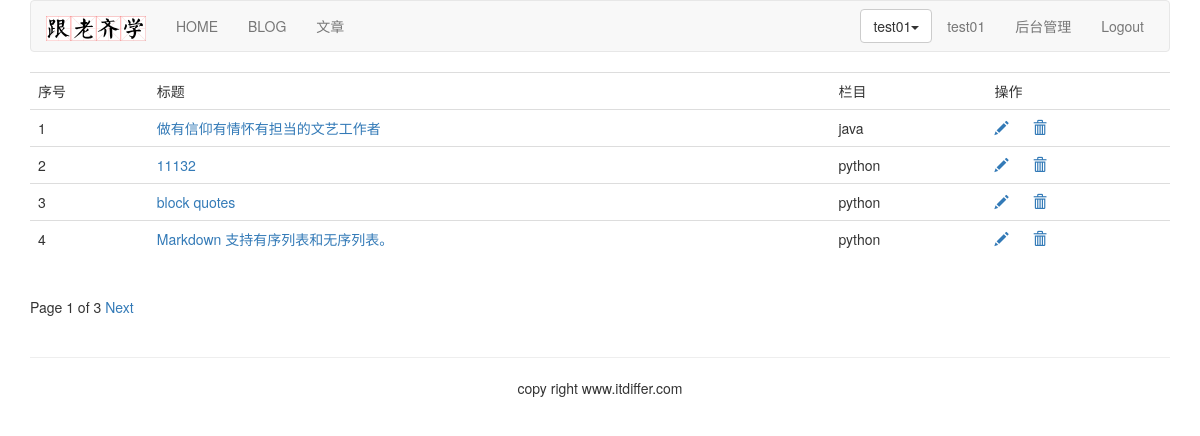
The app's page /article/article-list/ (signed in) with its own data.
### article/models.py (models this page shows, shortened)
class ArticlePost(models.Model):
    author = models.ForeignKey(User, related_name="article")
    title = models.CharField(max_length=200)
    slug = models.SlugField(max_length=500)
    column = models.ForeignKey(ArticleColumn, related_name="article_column")
    body = models.TextField()
    created = models.DateField(default=timezone.now())
    updated = models.DateField(auto_now=True)
    class Meta:
        ordering = ("-updated",)
        index_together = (('id', 'slug'),)
    def get_absolute_url(self):
        return reverse("article:article_detail", args=[self.id, self.slug])

class ArticleColumn(models.Model):
    user = models.ForeignKey(User, related_name='article_column')
    column = models.CharField(max_length=200)
    created = models.DateField(auto_now_add=True)
    def __str__(self):
        return self.column

### article/views.py (the view)
@login_required(login_url='/account/login')
def article_list(request):
    articles_list = ArticlePost.objects.filter(author=request.user)
    paginator = Paginator(articles_list, 4)
    page = request.GET.get('page')
    try:
        current_page = paginator.page(page)
        articles = current_page.object_list
    except PageNotAnInteger:
        current_page = paginator.page(1)
        articles = current_page.object_list
    except EmptyPage:
        current_page = paginator.page(paginator.num_pages)
        articles = current_page.object_list
    return render(request, "article/column/article_list.html", {"articles": articles,"page":current_page})

### templates/article/column/article_list.html (shortened to what this page needs)
{% extends 'base.html' %}
{% load staticfiles %}
{% block content %}
    <table class="table table-hover">
    <tr>
        <td>序号</td>
        <td>标题</td>
        <td>栏目</td>
        <td>操作</td>
    </tr>
    {% for article in articles %}
    <tr id={{ article.id }}>
        <td>{{ forloop.counter }}</td>
        <td><a href="{{ article.get_absolute_url }}">{{ article.title }}</a></td>
        <td>{{ article.column }}</td>
        <td>
            <a name="edit" href="{%  url   'article:redit_article'  article.id  %}">
            <span class="glyphicon glyphicon-pencil"></span>
            </a>
            <a name="delete" href="javascript:" onclick="del_article(this,{{ article.id }})">
                <span class="glyphicon glyphicon-trash" style="margin-left:20px;"></span>
            </a>
        </td>
    </tr>
    {% endfor %}
    </table>
    {% include 'paginator.html' %}
{% endblock %}

### templates/base.html (shortened to what this page needs)
{% load staticfiles %}
<!DOCTYPE html>
<html lang="zh-cn">
    <head>
        <link rel="stylesheet" href="{% static 'css/bootstrap.css' %}">
    </head>
    <body>
        {% include "header.html" %}
        <div class="container">
            {% block content %}{% endblock %}
        </div>
        {% include "footer.html" %}
    </body>
</html>

### templates/header.html (shortened to what this page needs)
{% load staticfiles %}
<div class="container">
    <nav class="navbar navbar-default" role="navigation">
        <div class="navbar-header">
            <a class="navbar-brand" href="http://www.itdiffer.com"><img src="{% static '/images/logo.png' %}" width="100px"></a>
        </div>
    <div>
        <ul class="nav navbar-nav" role="navigation">
            <li><a href="{% url 'home' %}">HOME</a></li>
            <li><a href="{% url 'blog:blog_title' %}">BLOG</a></li>
            <li><a href="{% url 'article:article_titles' %}">文章</a>
        </ul>
        <ul class="nav navbar-nav navbar-right" style="margin-right: 10px">
            {% if user.is_authenticated %}
                <li>
                    <div class="dropdown" style="margin-top: 8px">
                        <button class="btn btn-default dropdown-toggle" type="button" id="dropdownMenu"
                                data-toggle="dropdown">{{ user.username }}<span class="caret"></span></button>
                </li>
            <li><a href="#">{{ user.username }}</a></li>
                <li><a href="{% url 'article:article_column' %}">后台管理</a></li>
            <li><a href="{% url 'account:user_logout' %}">Logout</a></li>
            {% else %}
            <li><a href="{% url 'account:user_login' %}">LOGIN</a></li>
                <li><a href="{% url 'account:user_register' %}">Sign Up</a></li>
            {% endif %}
        </ul>
    </div>
    </nav>
</div>

### templates/paginator.html (shortened to what this page needs)
<div class="pagination">
    <span class="step-links">
    <span class="current">
        Page {{ page.number }} of {{ page.paginator.num_pages }}
    </span>
    {% if page.has_next %}
        <a href="?page={{ page.next_page_number }}">Next</a>
    {% endif %}
    </span>
</div>

### templates/footer.html
<div class="container">
    <hr>
    <p class="text-center">copy right www.itdiffer.com</p>
</div>

### records on screen
ArticlePost: title "做有信仰有情怀有担当的文艺工作者", column "java"
ArticlePost: title "11132", column "python"
ArticlePost: title "block quotes", column "python"
ArticlePost: title "Markdown 支持有序列表和无序列表。", column "python"

### other values on screen
{{ user.username }} "test01"
{{ page.number }} "1"
{{ page.paginator.num_pages }} "3"
